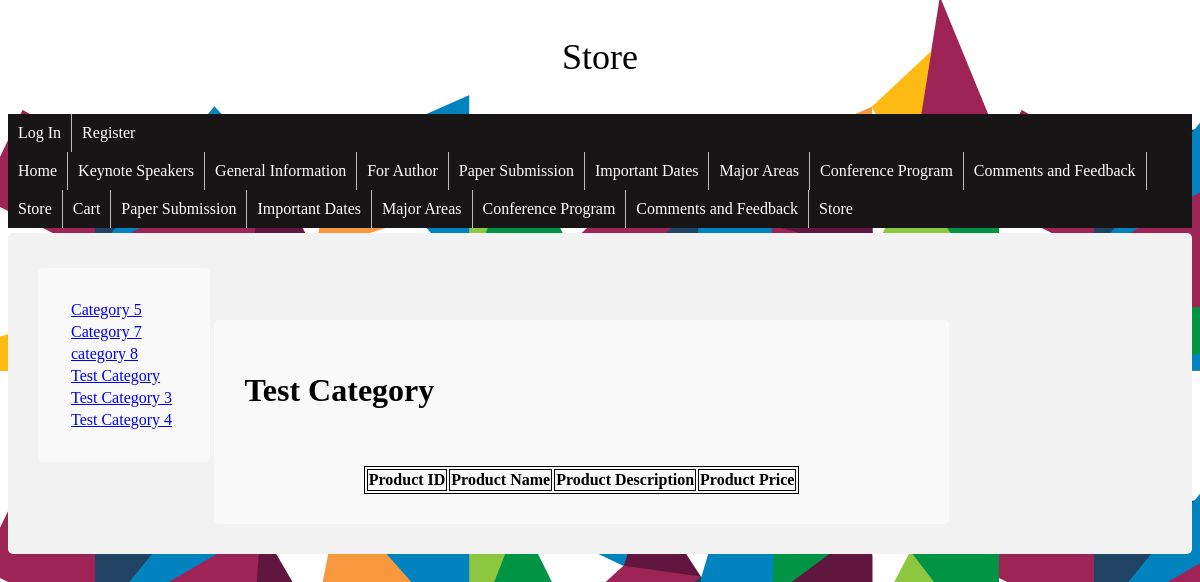
/store/index.php, run on the app's committed database.
### tables this page shows
CREATE TABLE IF NOT EXISTS `wa_product_categories` (
  `ID` int(11) NOT NULL AUTO_INCREMENT,
  `CATEGORY_NAME` varchar(20) NOT NULL,
  PRIMARY KEY (`ID`),
  UNIQUE KEY `CATEGORY_NAME` (`CATEGORY_NAME`)
);

### models/ProdCatModel.php (called while the page is built, shortened)
<?php
class ProdCatModel {
    private $pdo;
    private $table = 'wa_product_categories';
    public function __construct($inPdo) {
        if ($inPdo instanceof PDO) {
            $this->pdo = $inPdo;
        } else {
            die("Object Type Error");
        }
    }
    public function getList() {
        $stmt = $this->pdo->prepare("SELECT * FROM $this->table");
        $stmt->execute();
        $cats = $stmt->fetchAll();
        return $cats;
    }
    public function getListByID($id) {
        $stmt = $this->pdo->prepare("SELECT * FROM $this->table WHERE ID = :id");
         $stmt->bindParam(':id', $id);
        $stmt->execute();
        $cats = $stmt->fetch();
        return $cats;
    }
}
?>

### public_html/store/store.php (the view, shortened to what this page needs)
<!doctype html>
<html>
    <head>
        <link rel="stylesheet" type="text/css" href="../css/styles.css">
    </head>
    <body background="../images/2015_AIGA-Design-Month_Website-Footer.png">
        <p style="text-align: center; font-size: 36px;">Store</p>
        <?php include '../home/menu.php'; ?>
        <div>
            <div class="category_list">
                <table>
                    <?php
                    foreach ($categories as $cat) {
                        echo '<tr><td><a href=.?category_id='.$cat['ID'].'>'.$cat['CATEGORY_NAME'].'</a></td></tr>';
                    }
                    ?>
                </table>
            </div>
            <div class="product_list">
                <h1><?php echo $category_one['CATEGORY_NAME']?></h1>
                 <br>
                 <br>
                 <table class='product_table'>
                     <th>Product ID</th>
                     <th>Product Name</th>
                     <th>Product Description</th>
                     <th>Product Price</th>
                </table>
                </div>
        </div>
    </body></html>

### public_html/css/styles.css (style rules this page uses)
div { border-radius: 5px; background-color: #f2f2f2; padding: 30px; margin-top: 5px; }
ul { list-style-type: none; margin: 0; padding: 0; overflow: hidden; background-color: #171515; }
li { float: left; border-right:1px solid #bbb; }
li:last-child { border-right: none; }
li a { display: block; color: white; text-align: center; padding: 14px 16px; text-decoration: none; }
li a, .dropbtn { display: inline-block; color: white; text-align: center; padding: 10px; text-decoration: none; }
li.dropdown { display: inline-block; }
.category_list { display: inline-block; width: 10%; background-color: #f9f9f9; }
.product_list, .product_detail { display: inline-block; width: 60%; background-color: #f9f9f9; }

### public_html/store/store.php (style rules this page uses)
.product_table, .product_table th, .product_table td { border: 1px solid black; }
.product_table { margin: auto; }

### data on the page
wa_product_categories: CATEGORY_NAME "Category 5"
wa_product_categories: CATEGORY_NAME "Category 7"
wa_product_categories: CATEGORY_NAME "category 8"
wa_product_categories: CATEGORY_NAME "Test Category"
wa_product_categories: CATEGORY_NAME "Test Category 3"
wa_product_categories: CATEGORY_NAME "Test Category 4"
